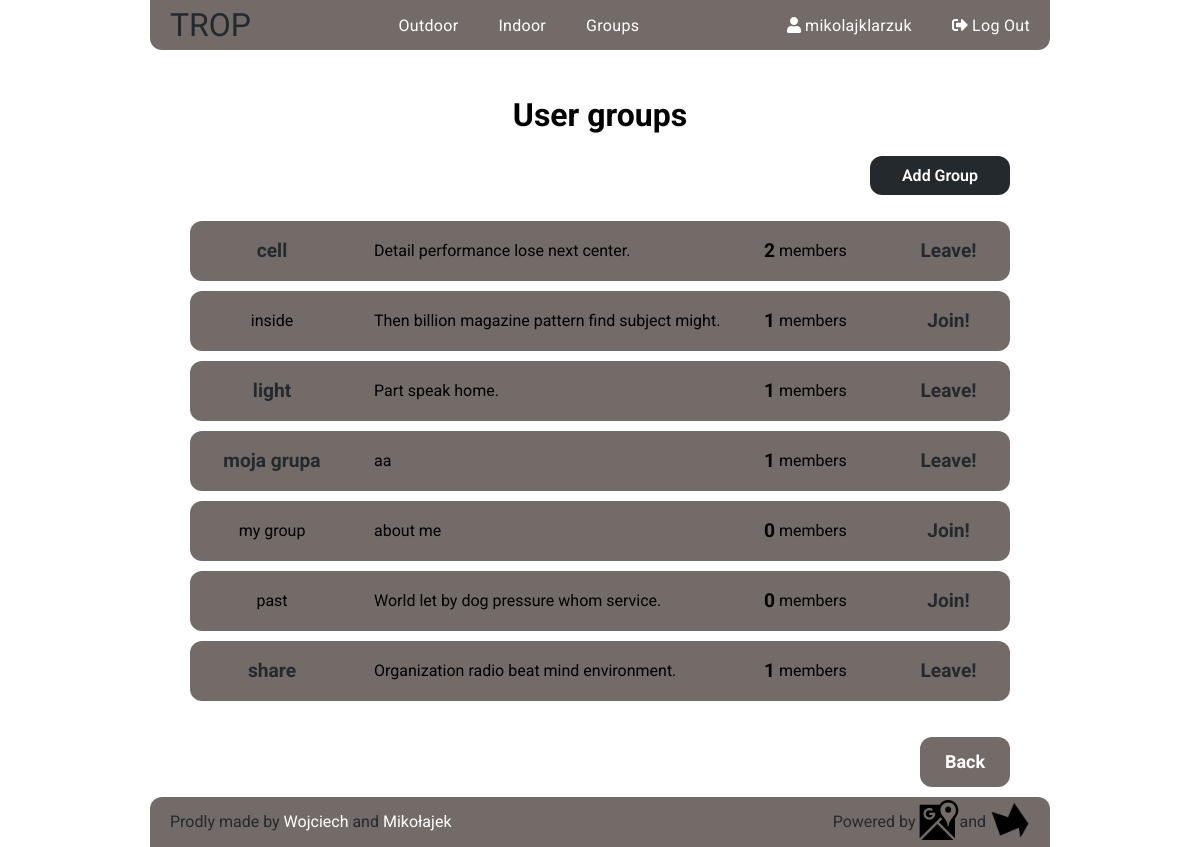
Page /accounts/groups/ (signed in) on the committed database.
### accounts/models.py (models this page shows, shortened)
class Group(models.Model):
    name = models.CharField(max_length = 255, unique=True)
    slug = models.SlugField(allow_unicode = True, unique=True)
    description = models.TextField(blank=True, default='')
    members = models.ManyToManyField(User, through='GroupMember')
    class Meta:
        ordering = ['name']

### accounts/views.py (the view)
# urls.py: url(r'groups/$', views.ListGroups.as_view(),
class ListGroups(ListView):
    model = Group

### accounts/templates/accounts/group_list.html (shortened to what this page needs)
{% extends "accounts/accounts_base.html" %}
{% block accounts_content %}
{% if group_list %}
<div class="group-list">
  <h1>User groups</h1>
  <div class="new-group"><a href="{% url 'accounts:new_group' %}">Add Group</a></div>
  <div class="group-details">
    <ul>
      {% for group in group_list %}
        <li>
          {% if user in group.members.all %}
            <div class="group-name"><a href="{% url 'accounts:single_group' slug=group.slug %}">{{group.name}}</a></div>
          {% else %}
            <div class="group-name">{{group.name}}</div>
          {% endif %}
          <div class="group-desc">{{group.description}}</div>
          {% if group.members %}
            <div class="group-members"><span>{{group.members.count}}</span>&nbspmembers</div>
          {% endif %}
          {% if user.is_authenticated %}
            {% if user in group.members.all %}
            <a class="group-btn" href="{% url 'accounts:leave_group' slug=group.slug %}">Leave!</a>
            {% else %}
            <a class="group-btn" href="{% url 'accounts:join_group' slug=group.slug %}">Join!</a>
            {% endif %}
          {% endif %}
        </li>
      {% endfor %}
    </ul>
  </div>
  {% else %}
    <h1>No groups are available</h1>
  {% endif %}
  {% endblock accounts_content %}

### templates/base.html (shortened to what this page needs)
<!DOCTYPE html>
{% load staticfiles %}
<html>
  <head>
    <link rel="stylesheet" href="{% static 'css/main.css' %}">
    <link rel="stylesheet" href="https://cdn.datatables.net/1.10.16/css/jquery.dataTables.min.css">
  </head>
  <body>
    <div class="container">
      <nav class="navbar">
          <a class="logo nav-element" href="{% url 'home' %}">TROP</a>
          <ul class="nav-element">
          {% if user.is_authenticated %}
            <li class="nav-item"><a class="nav-link" href="{% url 'routes:sectors' %}">Outdoor</a></li>
            <li class="nav-item"><a class="nav-link" href="{% url 'indoor:training_list' username=user.username %}">Indoor</a></li>
            <li class="nav-item"><a class="nav-link" href="{% url 'accounts:group_list' %}">Groups</a></li>
          {% else %}
            <li class="nav-item"><a class="nav-link" href="{% url 'routes:sectors' %}">Climbing locations</a></li>
          {% endif %}
          </ul>
          <ul class="nav-element">
            {% if user.is_authenticated %}
              <li class="nav-item">
                <a class="nav-link" href="{% url 'accounts:redirect_profile' %}">
                  <span class="fas fa-user"></span><span>&nbsp{{user}}</span>
                </a>
              </li>
                <li class="nav-item">
                  <a class="nav-link" href="{% url 'accounts:logout' %}">
                    <span class="fas fa-sign-out-alt"></span><span>&nbspLog Out</span>
                  </a>
                </li>
            {% endif %}
          </ul>
      </nav>
      <main class="content">
        {% block content %}{% endblock content %}
      </main>
      <footer>
        <div class="authors">
          <p>
            Prodly made by&nbsp<a href="https://github.com/wrymaszewski/" target="_blank">Wojciech</a>&nbspand&nbsp<a href="http://github.com/daxtersky">Mikołajek</a>
          </p>
        </div>
        <div class="firms">
          <p>
            Powered by&nbsp<a href="https://developers.google.com/maps/" target="_blank"><img src="{% static 'icons/googlemapsbw.svg' %}" alt=""></a>  and&nbsp<a href="https://api.highcharts.com/highcharts/"><img src="{% static 'icons/highcharts copy.png' %}" alt=""></a>
          </p>
        </div>
      </footer>
    </div>
  </body>
</html>

### static/css/main.css (style rules this page uses)
.users .group-list { display: flex; flex-direction: column; width: 100%; }
.users .group-list h1 { text-align: center; }
.users .group-list .new-group { display: flex; flex-direction: row-reverse; }
.users .group-list .new-group a { width: 140px; padding: 10px 15px; border-radius: 12px; background-color: #24292e; color: #fff; text-decoration: none; text-align: center; font-weight: 600; transition: 0.6s linear; }
.users .group-list .group-details { display: flex; flex-direction: column; }
.users .group-list .group-details ul { list-style: none; padding: 0; width: 100%; }
.users .group-list .group-details ul li { margin: 10px 0; border-radius: 12px; background-color: #736B68; display: flex; min-height: 60px; }
.users .group-list .group-details ul li .group-name, .users .group-list .group-details ul li .group-desc, .users .group-list .group-details ul li .group-members, .users .group-list .group-details ul li .group-btn { display: flex; justify-content: flex-start; align-items: center; }
.users .group-list .group-details ul li .group-name { width: 20%; display: flex; justify-content: center; align-items: center; }
.users .group-list .group-details ul li .group-name a { display: flex; justify-content: center; align-items: center; height: 100%; width: 100%; color: #24292e; text-decoration: none; font-size: larger; font-weight: bold; border-radius: 12px; transition: 0.6s linear; }
.users .group-list .group-details ul li .group-desc { padding-left: 20px; width: 50%; }
.users .group-list .group-details ul li .group-members { width: 15%; }
.users .group-list .group-details ul li .group-members span { font-size: larger; font-weight: bolder; }
.users .group-list .group-details ul li .group-btn { width: 15%; display: flex; justify-content: center; align-items: center; border-radius: 12px; transition: 0.6s linear; text-decoration: none; color: #24292e; font-size: larger; font-weight: bolder; }
.navbar { display: flex; align-items: center; justify-content: space-between; background-color: #736B68; height: 50px; border-radius: 0 0 12px 12px; }
.navbar .nav-element { display: flex; align-items: center; padding: 0; height: 100%; }
.navbar .nav-element:first-child { font-family: Bungee, sans-serif; text-decoration: none; color: #24292e; font-size: xx-large; transition: 0.6s linear; padding: 0 20px; }
.navbar .nav-element .nav-item { display: flex; align-items: center; justify-content: center; height: 100%; list-style: none; }
.navbar .nav-element .nav-item .nav-link { display: flex; align-items: center; justify-content: center; color: #fff; text-decoration: none; letter-spacing: 0.3px; padding: 0 20px; height: 100%; transition: 0.6s linear; }
footer { margin-top: auto; display: flex; align-items: center; justify-content: space-between; background-color: #736B68; height: 50px; border-radius: 12px 12px 0 0; }
footer .authors { color: #24292e; }
footer .authors a { color: #fff; }
footer .firms { color: #24292e; }
footer .authors, footer .firms { padding-left: 20px; padding-right: 20px; }
footer .authors p, footer .firms p { display: flex; align-items: center; transition: 0.6s linear; margin: 0; }
footer .authors p a, footer .firms p a { color: #fff; text-decoration: none; }
footer .authors p a img, footer .firms p a img { height: 40px; width: 40px; }
.container { width: 900px; margin: 0 auto; padding: 0; font-family: Roboto, sans-serif; min-height: 100vh; display: flex; flex-direction: column; }
* { box-sizing: border-box; }
body { margin: 0; padding: 0; }

### rows in the picture
Group: name "cell", description "Detail performance lose next center.", members.count "2", shows "Leave!"
Group: name "inside", description "Then billion magazine pattern find subject might.", members.count "1", shows "Join!"
Group: name "light", description "Part speak home.", members.count "1", shows "Leave!"
Group: name "moja grupa", description "aa", members.count "1", shows "Leave!"
Group: name "my group", description "about me", members.count "0", shows "Join!"
Group: name "past", description "World let by dog pressure whom service.", members.count "0", shows "Join!"
Group: name "share", description "Organization radio beat mind environment.", members.count "1", shows "Leave!"

### other values in the picture
{{ user }} "mikolajklarzuk"
